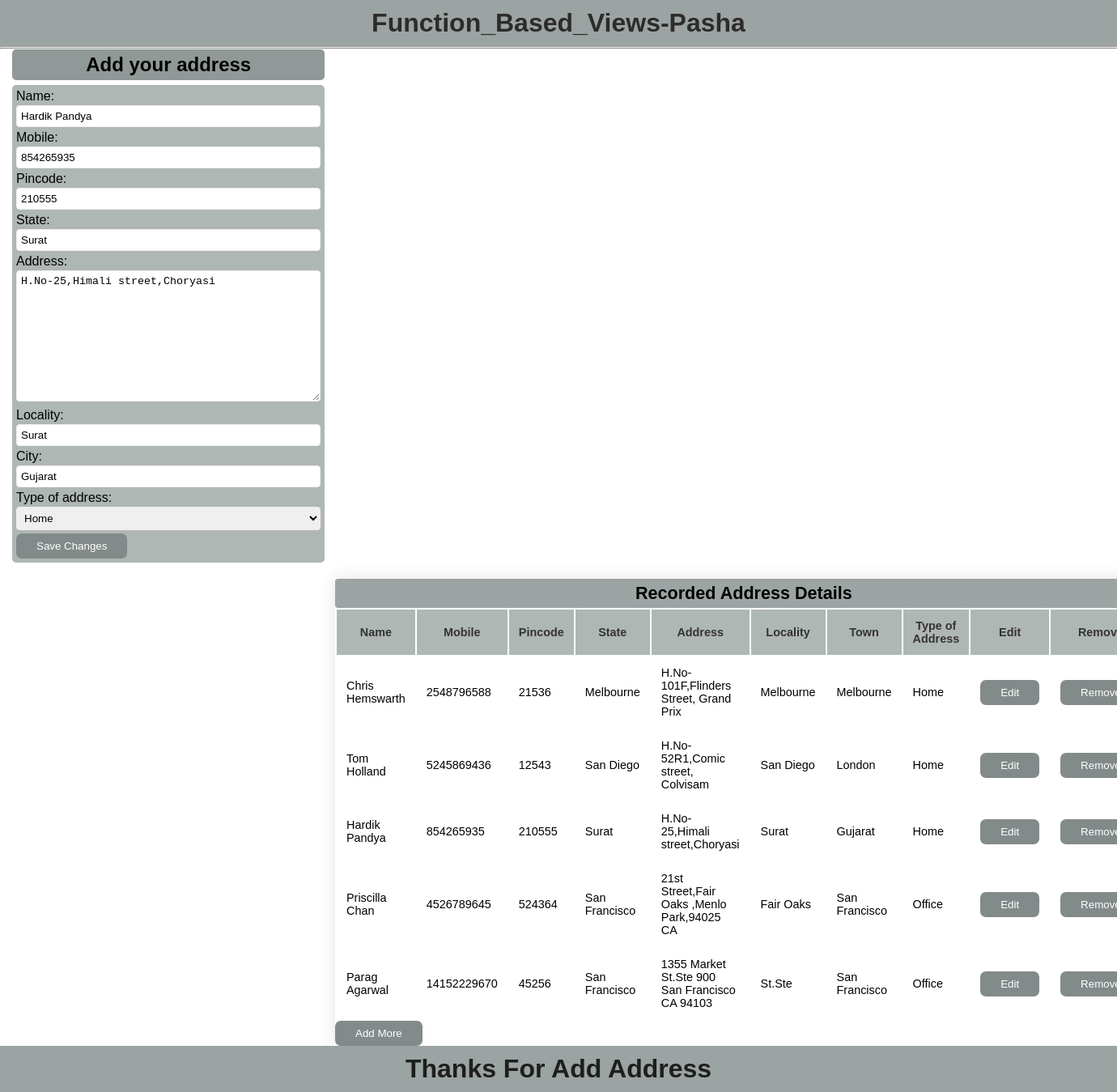
Page /update/49 on the committed database.
### address/models.py (models this page shows, shortened)
class Address(models.Model):
    name = models.CharField(max_length=20)
    mobile = models.IntegerField()
    pincode = models.IntegerField()
    state = models.CharField(max_length=20)
    address = models.TextField(max_length=100)
    locality = models.CharField(max_length=15)
    city = models.CharField(max_length=20)
    Address_choices = (
        ('Home','Home'),
        ('Office','Office')
    )
    type_of_address = models.CharField(choices=Address_choices,max_length=20)

### address/views.py (the view, shortened to what this page needs)
# urls.py: path('update/<int:pk>',views.update,name='update'),
def update(request,pk):
    details = Address.objects.get(pk=pk)
    form = AddressForm(instance=details)
    details = Address.objects.all()
    return render(request, 'address/update.html',{'form':form,'details':details})

### address/forms.py
class AddressForm(forms.ModelForm):
    class Meta:
        model = Address
        fields = "__all__"

### address/templates/address/update.html (shortened to what this page needs)
{% extends 'base.html' %}
{% block update %}
<div>
    <h2 id="fm-header">Add your address</h2>
    <div class="container">
        <form method="POST">
            {{ form.as_p }}
            <input type="submit" value="Save Changes">
        </form>
    </div>
    <div class="styled-table">
        <h2 id="ad-table" >Recorded Address Details</h2>
        <table>
            <thead>
                <tr>
                    <th>Name</th>
                    <th>Mobile</th>
                    <th>Pincode</th>
                    <th>State</th>
                    <th>Address</th>
                    <th>Locality</th>
                    <th>Town</th>
                    <th>Type of Address</th>
                    <th>Edit</th>
                    <th>Remove</th>
                </tr>
            </thead>
            {% if details %}
            <tbody>
                {% for d in details %}
                <tr>
                    <td>{{d.name}}</td>
                    <td>{{d.mobile}}</td>
                    <td>{{d.pincode}}</td>
                    <td>{{d.state}}</td>
                    <td>{{d.address}}</td>
                    <td>{{d.locality}}</td>
                    <td>{{d.city}}</td>
                    <td>{{d.type_of_address}}</td>
                    <td>
                        <a href="{% url 'update' d.pk %}"> <input type="submit" value="Edit"></a>
                    </td>
                    <td>
                        <form method="POST" action="{% url 'delete' d.pk %}">
                            <input type="submit" value="Remove">
                        </form>
                    </td>
                </tr>
                {% endfor %}
            </tbody>
            {% else %}
            <strong> No data found</strong>
            {% endif %}
        </table>
        <a href="{% url 'candr' %}"><input type="submit" value="Add More"></a>
    </div>
</div>
{% endblock %}

### address/static/css/base.css (style rules this page uses)
body { font-family: Arial, Helvetica, sans-serif; }
* { box-sizing: border-box; margin: 0; padding: 0; }
#fm-header { background-color: #919898; width: 28%; margin-left: 15px; margin-bottom: 5px; border-radius: 5px; text-align: center; padding: 5px 0; }
#ad-table { background-color: #9ca4a4; width: 100%; margin: 0; text-align: center; border-radius: 4px; padding: 5px 0; }
input[type=text], input[type=number], select, textarea { width: 100%; padding: 5px 5px; display: inline-block; border: 1px solid #eeeeee; border-radius: 4px; box-sizing: border-box; margin-top: 2px; margin-bottom: 4px; resize: horizontal; }
input[type=submit] { background-color: #838a8a; color: #ffffff; padding: 8px 25px; border: none; border-radius: 7px; cursor: pointer; }
.container { border-radius: 5px; background-color: #afb7b5; font-size: 1em; font-family: sans-serif; padding: 5px; height: 60%; width: 28%; float: left; margin-top: 1px; margin-left: 15px; margin-bottom: 20px; }
.styled-table { border-collapse: collapse; border-radius: 5px; display: table; width:70% ; margin-left: 30%; font-size: 0.9em; font-family: sans-serif; min-width: 400px; height: 60%; box-shadow: 0 0 20px rgba(78, 48, 48, 0.15); }
.styled-table thead tr { background-color: #afb7b5; color: #353333; text-align: center; }
.styled-table th, .styled-table td { padding: 12px 12px; }

### rows in the picture
Address: name "Hardik Pandya", mobile "854265935", pincode "210555", state "Surat", address "H.No-25,Himali street,Choryasi", locality "Surat", city "Gujarat", type_of_address "Home"
Address: name "Chris Hemswarth", mobile "2548796588", pincode "21536", state "Melbourne", address "H.No-101F,Flinders Street, Grand Prix", locality "Melbourne", city "Melbourne", type_of_address "Home"
Address: name "Tom Holland", mobile "5245869436", pincode "12543", state "San Diego", address "H.No-52R1,Comic street, Colvisam", locality "San Diego", city "London", type_of_address "Home"
Address: name "Priscilla Chan", mobile "4526789645", pincode "524364", state "San Francisco", address "21st Street,Fair Oaks ,Menlo Park,94025 CA", locality "Fair Oaks", city "San Francisco", type_of_address "Office"
Address: name "Parag Agarwal", mobile "14152229670", pincode "45256", state "San Francisco", address "1355 Market St.Ste 900 San Francisco CA 94103", locality "St.Ste", city "San Francisco", type_of_address "Office"
